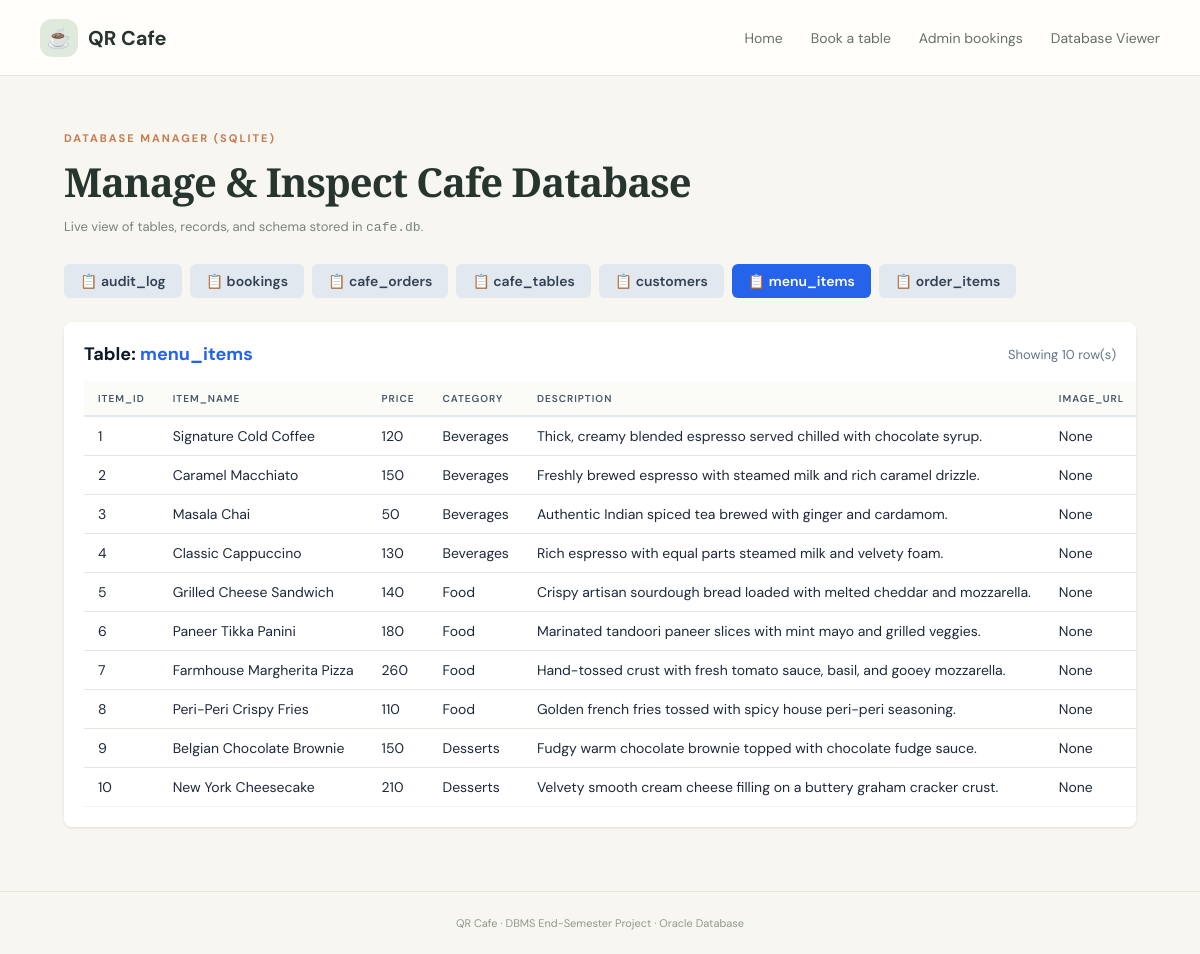
/admin/db-viewer?table=menu_items, run on the app's committed database.
### tables this page shows
CREATE TABLE menu_items (
            item_id INTEGER PRIMARY KEY AUTOINCREMENT,
            item_name VARCHAR(100) NOT NULL UNIQUE,
            price DECIMAL(8,2) NOT NULL,
            category VARCHAR(40) NOT NULL,
            description TEXT,
            image_url VARCHAR(255),
            availability CHAR(1) DEFAULT 'Y' NOT NULL
        );

### QR_Cafe_Oracle_Website/app_sqlite.py (the view)
@app.route("/admin/db-viewer")
def db_viewer():
    selected_table = request.args.get("table", "bookings")
    with get_db_connection() as conn:
        cur = conn.cursor()
        cur.execute("SELECT name FROM sqlite_master WHERE type='table' AND name NOT LIKE 'sqlite_%' ORDER BY name")
        tables = [row[0] for row in cur.fetchall()]
        if selected_table not in tables and tables:
            selected_table = tables[0]
        columns = []
        rows = []
        if selected_table:
            cur.execute(f"SELECT * FROM {selected_table} LIMIT 100")
            if cur.description:
                columns = [col[0] for col in cur.description]
                rows = [dict(zip(columns, r)) for r in cur.fetchall()]
    return render_template("db_viewer.html", tables=tables, selected_table=selected_table, columns=columns, rows=rows)

### QR_Cafe_Oracle_Website/app_sqlite.py (called while the page is built)
def get_db_connection():
    conn = sqlite3.connect(DB_PATH)
    conn.row_factory = sqlite3.Row
    conn.execute("PRAGMA foreign_keys = ON")  # Enforce foreign key constraints
    return conn

### QR_Cafe_Oracle_Website/templates/db_viewer.html (shortened to what this page needs)
{% extends "base.html" %}
{% block content %}
<div class="page-intro">
  <p class="eyebrow">DATABASE MANAGER (SQLITE)</p>
  <h1>Manage & Inspect Cafe Database</h1>
  <p class="muted">Live view of tables, records, and schema stored in <code>cafe.db</code>.</p>
</div>
<div style="margin-bottom: 24px; display: flex; gap: 8px; flex-wrap: wrap;">
  {% for tbl in tables %}
    <a href="{{ url_for('db_viewer', table=tbl) }}"
       style="padding: 8px 16px; border-radius: 6px; text-decoration: none; font-weight: 600; font-size: 14px;
              {% if tbl == selected_table %}background: #2563eb; color: #fff;{% else %}background: #e2e8f0; color: #334155;{% endif %}">
      📋 {{ tbl }}
    </a>
  {% endfor %}
</div>
<div class="card" style="background: #ffffff; padding: 20px; border-radius: 8px; box-shadow: 0 1px 3px rgba(0,0,0,0.1); overflow-x: auto;">
  <div style="display: flex; justify-content: space-between; align-items: center; margin-bottom: 16px;">
    <h2 style="margin: 0; font-size: 18px; color: #0f172a;">Table: <span style="color: #2563eb;">{{ selected_table }}</span></h2>
    <span style="font-size: 13px; color: #64748b;">Showing {{ rows|length }} row(s)</span>
  </div>
  {% if rows %}
    <table style="width: 100%; border-collapse: collapse; text-align: left; font-size: 14px;">
      <thead>
        <tr style="background: #f8fafc; border-bottom: 2px solid #e2e8f0;">
          {% for col in columns %}
            <th style="padding: 10px 14px; font-weight: 600; color: #475569;">{{ col }}</th>
          {% endfor %}
        </tr>
      </thead>
      <tbody>
        {% for row in rows %}
          <tr style="border-bottom: 1px solid #f1f5f9;">
            {% for col in columns %}
              <td style="padding: 10px 14px; color: #1e293b;">{{ row[col] }}</td>
            {% endfor %}
          </tr>
        {% endfor %}
      </tbody>
    </table>
  {% else %}
    <p style="color: #64748b; margin: 20px 0;">No records found in this table yet.</p>
  {% endif %}
</div>
{% endblock %}

### QR_Cafe_Oracle_Website/static/style.css (style rules this page uses)
:root { --ink:#26352d;--muted:#78847b;--cream:#f7f6f0;--paper:#fffefb;--green:#355b45;--green2:#dfe9dc;--line:#e5e7df;--orange:#c67c4e;--red:#a74336 }
* { box-sizing:border-box }
body { margin:0;background:var(--cream);color:var(--ink);font-family:'DM Sans',Arial,sans-serif }
a { color:inherit;text-decoration:none }
.eyebrow { font-size:11px;letter-spacing:2px;font-weight:700;color:var(--orange);margin:0 0 12px }
.hero h1,.page-intro h1,.error-card h1 { font-family:'Playfair Display',Georgia,serif;font-size:48px;line-height:1.1;letter-spacing:-1px;margin:0 0 18px }
.muted { color:var(--muted);font-size:13px }
.page-intro { margin:12px 0 26px }
.page-intro h1 { font-size:40px;margin-bottom:10px }
.page-intro p { line-height:1.6 }
table { width:100%;border-collapse:collapse;font-size:12px;white-space:nowrap }
th,td { text-align:left;padding:15px 13px;border-bottom:1px solid var(--line) }
th { font-size:10px;text-transform:uppercase;letter-spacing:1px;color:var(--muted);background:#fbfbf7 }
tbody tr:last-child td { border-bottom:0 }

### data on the page
menu_items: item_id "1" "Signature Cold Coffee" "120" "Beverages" "Thick, creamy blended espresso served chilled with chocolate syrup." "None"
menu_items: item_id "2" "Caramel Macchiato" "150" "Beverages" "Freshly brewed espresso with steamed milk and rich caramel drizzle." "None"
menu_items: item_id "3" "Masala Chai" "50" "Beverages" "Authentic Indian spiced tea brewed with ginger and cardamom." "None"
menu_items: item_id "4" "Classic Cappuccino" "130" "Beverages" "Rich espresso with equal parts steamed milk and velvety foam." "None"
menu_items: item_id "5" "Grilled Cheese Sandwich" "140" "Food" "Crispy artisan sourdough bread loaded with melted cheddar and mozzarella." "None"
menu_items: item_id "6" "Paneer Tikka Panini" "180" "Food" "Marinated tandoori paneer slices with mint mayo and grilled veggies." "None"
menu_items: item_id "7" "Farmhouse Margherita Pizza" "260" "Food" "Hand-tossed crust with fresh tomato sauce, basil, and gooey mozzarella." "None"
menu_items: item_id "8" "Peri-Peri Crispy Fries" "110" "Food" "Golden french fries tossed with spicy house peri-peri seasoning." "None"
menu_items: item_id "9" "Belgian Chocolate Brownie" "150" "Desserts" "Fudgy warm chocolate brownie topped with chocolate fudge sauce." "None"
menu_items: item_id "10" "New York Cheesecake" "210" "Desserts" "Velvety smooth cream cheese filling on a buttery graham cracker crust." "None"

### other printed values
{{ tbl }} "audit_log" "bookings" "cafe_orders" "cafe_tables" "customers" "menu_items" "order_items"
{{ selected_table }} "menu_items"
{{ rows|length }} "10"
{{ col }} "ITEM_ID" "ITEM_NAME" "PRICE" "CATEGORY" "DESCRIPTION" "IMAGE_URL"
